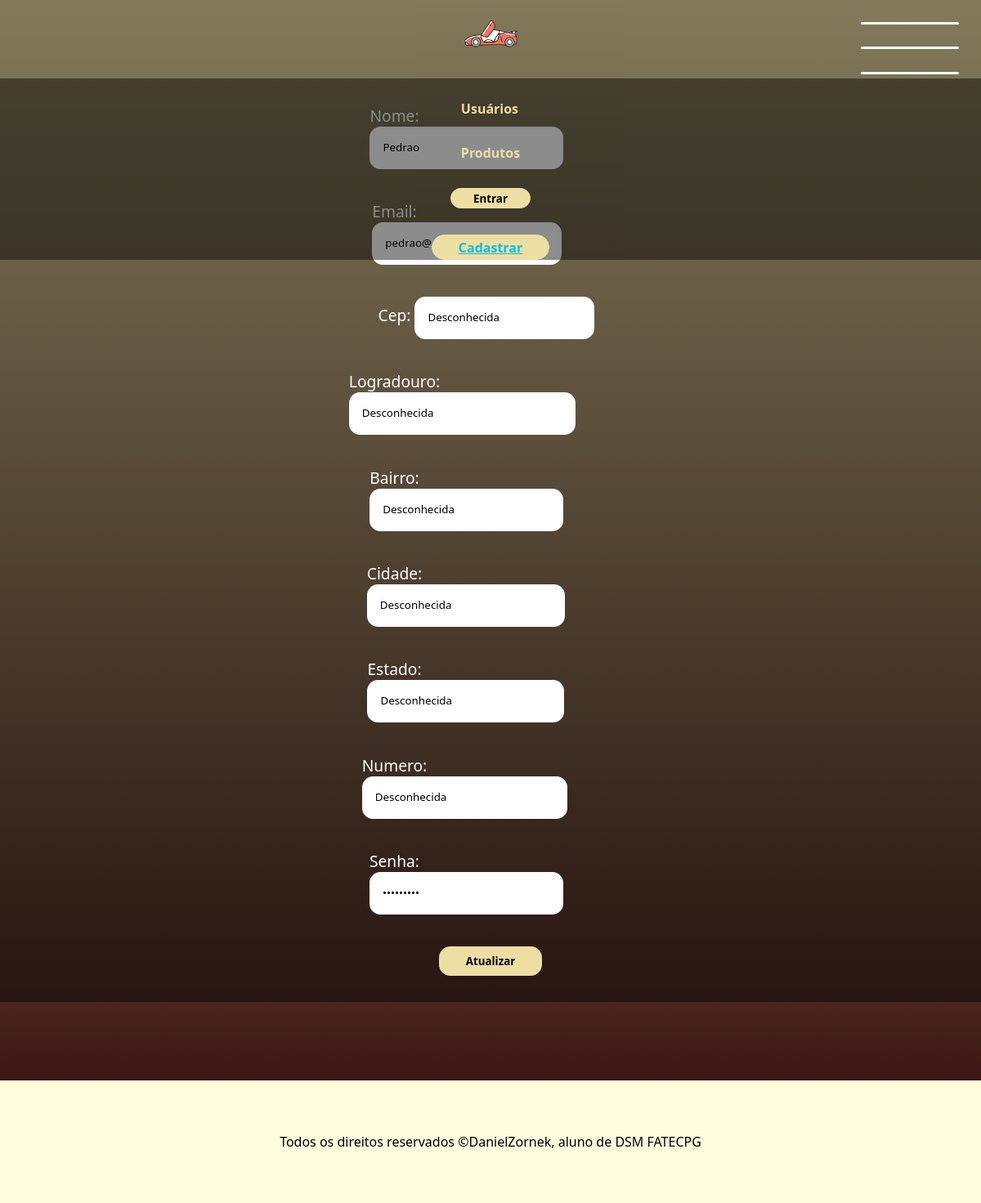
The page /editar-usuario/1 on the database its author committed.
### app/models.py (models this page shows)
class Usuario(models.Model): # aqui dizemos que a classe pai Model irá dar herança para a classe usuario
    nome = models.CharField(max_length=100) # varchar, deve especificar o tamanho
    email = models.EmailField()
    cep = models.CharField(max_length=10, default="Desconhecida")
    logradouro = models.CharField(max_length=100, default="Desconhecida")
    bairro = models.CharField(max_length=60, default="Desconhecida")
    cidade = models.CharField(max_length=60, default="Desconhecida")
    estado = models.CharField(max_length=3, default="Desconhecida")
    numero = models.CharField(max_length=10, default="Desconhecida")
    senha = models.CharField(max_length=16)

### app/views.py (the view)
# urls.py: path('editar-usuario/<int:id_usuario>', views.editarUsuario, name="editarUsuario"),
def editarUsuario(request, id_usuario):
    usuario = Usuario.objects.get(id=id_usuario)
    formUsuarioEditar = formulario(request.POST or None, instance=usuario)
    if request.POST:
        if formUsuarioEditar.is_valid():
            formUsuarioEditar.save()
            return redirect("exibirUsuarios")
    else:
        return render(request, "editar-usuario.html", {'form' : formUsuarioEditar})

### app/forms.py
class formulario(forms.ModelForm):
    class Meta: # não precisa de parenteses
        model = Usuario
        fields = ('nome', 'email', 'cep', 'logradouro', 'bairro', 'cidade', 'estado', 'numero', 'senha')
        widgets = {
            'nome' : forms.TextInput(attrs={'type':'text', 'class':'form-input'}),
            'email' : forms.TextInput(attrs={'type':'email', 'class':'form-input'}),
            'cep' : forms.TextInput(attrs={'type':'text', 'class': 'form-input'}),
            'logradouro' : forms.TextInput(attrs={'type':'text', 'class': 'form-input'}),
            'bairro' : forms.TextInput(attrs={'type':'text', 'class': 'form-input'}),
            'cidade' : forms.TextInput(attrs={'type':'text', 'class': 'form-input'}),
            'estado' : forms.TextInput(attrs={'type':'text', 'class': 'form-input'}),
            'numero' : forms.TextInput(attrs={'type':'text', 'class': 'form-input'}),
            'senha' : forms.TextInput(attrs={'type':'password', 'class':'form-input'})
        }

### app/templates/editar-usuario.html (shortened to what this page needs)
{% extends 'template.html' %}
{% load static %}
{% block style %} <link rel="stylesheet" href="{% static '_forms.css' %}"> {% endblock %}
{% block conteudo %}
    <form method="POST" class="form">
        {{ form }}
        <button type="submit" class="form-button">
            Atualizar
        </button>
    </form>
{% endblock %}

### app/static/template.css (style rules this page uses)
* { margin: 0; padding: 0; box-sizing: border-box; font-family: 'Segoe UI', Tahoma, Geneva, Verdana, sans-serif; }
:root { --cor1: #06BEE1; --cor2: #003049; --cor3: #EDDEA4; --cor4: #280003; --cor5: #DB5461; }
html { overflow-x: hidden; }
body { background-image: linear-gradient(to bottom, var(--cor3), var(--cor4)); background-repeat: no-repeat; display: flex; flex-direction: column; align-items: center; }

### app/static/_forms.css (style rules this page uses)
.form { width: 100%; display: flex; flex-direction: column; align-items: center; gap: 2em; font-size: 1.2em; }
.form-input { padding: 1.2em; border: none; outline: none; border-radius: 1em; width: 80%; transition: .3s ease-in-out; border-bottom: 2px solid transparent; }
.form-button { cursor: pointer; background-color: var(--cor3); color: #000000; padding: .6em 2.4em; border: none; border: 1px solid var(--cor3); border-radius: 1em; transition: .3s ease-in; font-weight: 600; }

### rows shown on the page
Usuario: nome "Pedrao", cep "Desconhecida", logradouro "Desconhecida", bairro "Desconhecida", cidade "Desconhecida", estado "Desconhecida", numero "Desconhecida"
